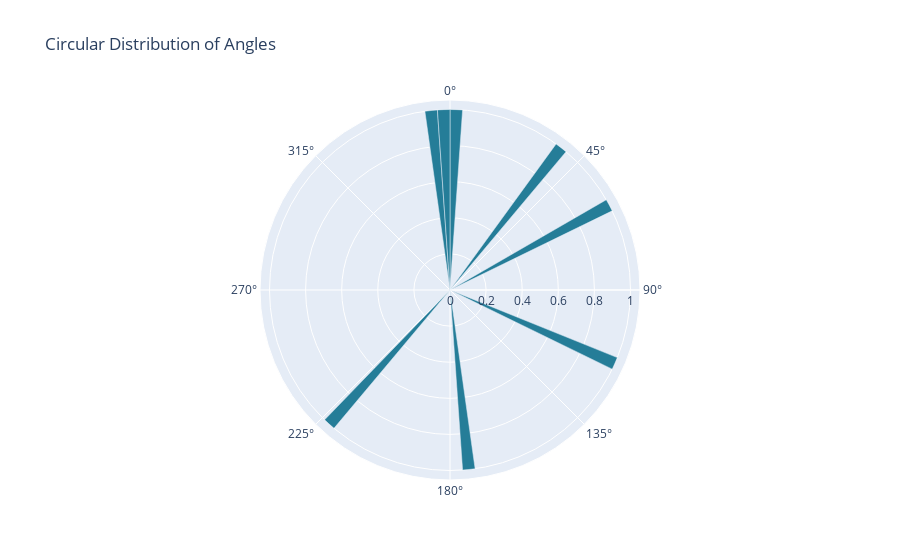
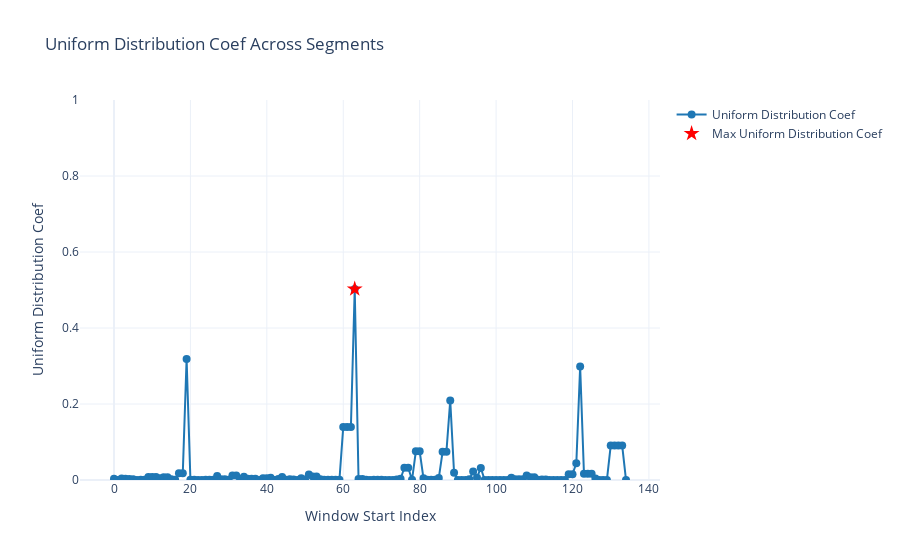

These figures' notebook cell, in order:
### Code cell
# interpolated_df = interpolate_traj(target_df, n_to_predict)
interpolated_df_sequences = get_trajectory_sequences(interpolated_df)
uniform_coefs = detect_anomaly_segments(interpolated_df_sequences, anomaly_detections_to_use, 
                            window_mode, 
                            min_window,
                            max_window,  
                            step,
                            k_sog,
                            k_omega,
                            beta)

fig = spectral_concentrations_fig(uniform_coefs, name="Uniform Distribution Coef")
fig.show()

### Figure 1 — Plotly figure (JSON) as saved in the notebook; plotly's stock layout.template omitted (floating-point values rounded to 4 significant figures)
{"data": [{"marker": {"color": [1, 0, 0, 0, 0, 0, 0, 0, 0, 1, 0, 0, 0, 0, 0, 1, 0, 0, 0, 0, 0, 0, 0, 0, 0, 0, 0, 0, 1, 0, 0, 0, 0, 0, 0, 0, 0, 0, 0, 0, 0, 0, 0, 1, 0, 0, 0, 0, 0, 0, 0, 0, 0, 0, 0, 1, 0, 0, 0, 0, 0, 0, 0, 0, 0, 0, 0, 0, 0, 0, 0, 0, 0, 0, 0, 0, 0, 0, 0, 0, 0, 0, 0, 0, 0, 0, 0, 0, 1, 1], "colorbar": {"title": {"text": "Count"}}, "colorscale": [[0, "rgb(176, 242, 188)"], [0.1667, "rgb(137, 232, 172)"], [0.3333, "rgb(103, 219, 165)"], [0.5, "rgb(76, 200, 163)"], [0.6667, "rgb(56, 178, 163)"], [0.8333, "rgb(44, 152, 160)"], [1, "rgb(37, 125, 152)"]], "showscale": false}, "name": "Angle Distribution", "r": [1, 0, 0, 0, 0, 0, 0, 0, 0, 1, 0, 0, 0, 0, 0, 1, 0, 0, 0, 0, 0, 0, 0, 0, 0, 0, 0, 0, 1, 0, 0, 0, 0, 0, 0, 0, 0, 0, 0, 0, 0, 0, 0, 1, 0, 0, 0, 0, 0, 0, 0, 0, 0, 0, 0, 1, 0, 0, 0, 0, 0, 0, 0, 0, 0, 0, 0, 0, 0, 0, 0, 0, 0, 0, 0, 0, 0, 0, 0, 0, 0, 0, 0, 0, 0, 0, 0, 0, 1, 1], "theta": [2, 6.0, 10.0, 14, 18, 22, 26, 30.0, 34, 38, 42.0, 46, 50.0, 54, 58.0, 62, 66, 70, 74, 78.0, 82, 86, 90, 94, 98.0, 102, 106, 110, 114.0, 118.0, 122, 126, 130, 134, 138.0, 142, 146, 150, 154, 158, 162, 166, 170, 174.0, 178, 182, 186, 190, 194, 198, 202, 206, 210.0, 214, 218, 222, 226, 230.0, 234, 238, 242, 246.0, 250.0, 254.0, 258.0, 262, 266.0, 270, 274, 278, 282.0, 286, 290, 294.0, 298, 302.0, 306, 310, 314, 318.0, 322, 326, 330.0, 334, 338.0, 342, 346, 350, 354.0, 358], "type": "barpolar", "width": 4}], "layout": {"polar": {"angularaxis": {"direction": "clockwise", "rotation": 90, "ticktext": ["0°", "45°", "90°", "135°", "180°", "225°", "270°", "315°"], "tickvals": [0, 45, 90, 135, 180, 225, 270, 315]}}, "showlegend": false, "title": {"text": "Circular Distribution of Angles"}}}

### Figure 2 — Plotly figure (JSON) as saved in the notebook; plotly's stock layout.template omitted (floating-point values rounded to 4 significant figures; data arrays with more than 128 entries replaced by an {"elided": "..."} marker saying what was removed)
{"data": [{"line": {"color": "#1f77b4"}, "marker": {"size": 8}, "mode": "lines+markers", "name": "Uniform Distribution Coef", "type": "scatter", "x": {"elided": "135 int values"}, "y": {"elided": "135 float values"}}, {"marker": {"color": "#ff0000", "size": 12, "symbol": "star"}, "mode": "markers", "name": "Max Uniform Distribution Coef", "type": "scatter", "x": [63], "y": [0.5026]}], "layout": {"hovermode": "closest", "showlegend": true, "title": {"text": "Uniform Distribution Coef Across Segments"}, "xaxis": {"title": {"text": "Window Start Index"}}, "yaxis": {"range": [0, 1], "title": {"text": "Uniform Distribution Coef"}}}}
